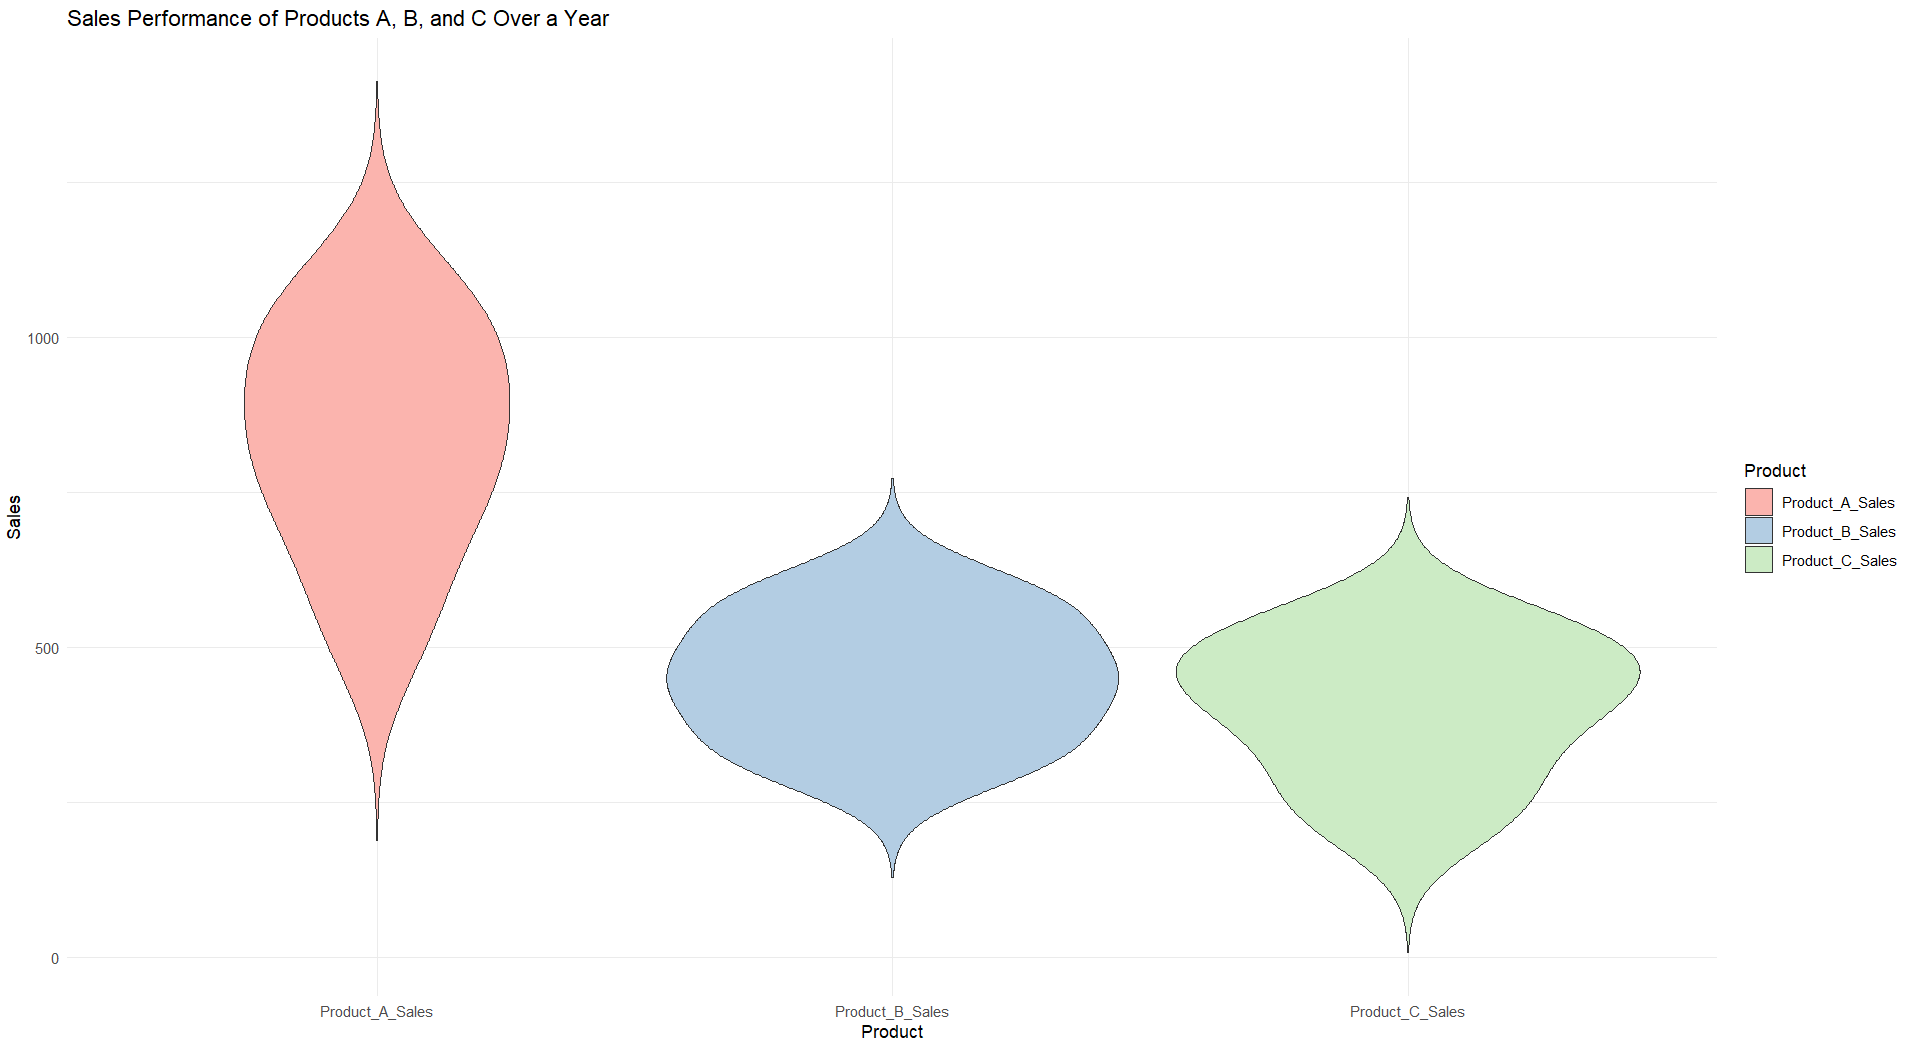

The script that drew this image:
library(ggplot2)
library(reshape2)
data <- data.frame(
  Month = c('Jan', 'Feb', 'Mar', 'Apr', 'May', 'Jun', 'Jul', 'Aug', 'Sep', 'Oct', 'Nov'),
  Product_A_Sales = c(500, 600, 700, 800, 750, 850, 900, 950, 1000, 1050, 1100),
  Product_B_Sales = c(300, 320, 350, 400, 420, 450, 480, 500, 550, 580, 600),
  Product_C_Sales = c(200, 250, 300, 350, 400, 420, 450, 470, 500, 530, 550)
)
data_melted <- melt(data, id.vars = 'Month', variable.name = 'Product', value.name = 'Sales')
ggplot(data_melted, aes(x = Product, y = Sales, fill = Product)) +
  geom_violin(trim = FALSE) +
  labs(title = 'Sales Performance of Products A, B, and C Over a Year',
       x = 'Product',
       y = 'Sales') +
  theme_minimal() +
  scale_fill_brewer(palette = "Pastel1")
